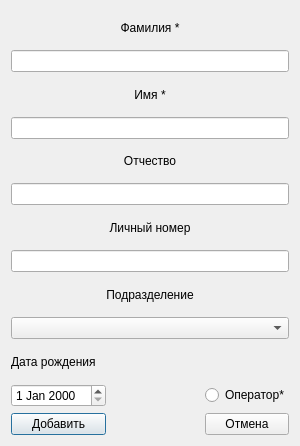
<?xml version="1.0" encoding="UTF-8"?>
<ui version="4.0">
 <class>dialog</class>
 <widget class="QDialog" name="dialog">
  <property name="geometry">
   <rect>
    <x>0</x>
    <y>0</y>
    <width>300</width>
    <height>446</height>
   </rect>
  </property>
  <property name="windowTitle">
   <string>Добавить сотрудника</string>
  </property>
  <property name="layoutDirection">
   <enum>Qt::LeftToRight</enum>
  </property>
  <layout class="QGridLayout" name="gridLayout">
   <item row="11" column="0">
    <widget class="QLabel" name="label_3">
     <property name="text">
      <string>Дата рождения</string>
     </property>
    </widget>
   </item>
   <item row="12" column="0">
    <widget class="QDateEdit" name="dateEdit"/>
   </item>
   <item row="13" column="0">
    <widget class="QPushButton" name="btnAdd">
     <property name="text">
      <string>Добавить</string>
     </property>
    </widget>
   </item>
   <item row="13" column="1">
    <spacer name="horizontalSpacer">
     <property name="orientation">
      <enum>Qt::Horizontal</enum>
     </property>
     <property name="sizeHint" stdset="0">
      <size>
       <width>121</width>
       <height>20</height>
      </size>
     </property>
    </spacer>
   </item>
   <item row="13" column="2">
    <widget class="QPushButton" name="btnCancel">
     <property name="text">
      <string>Отмена</string>
     </property>
    </widget>
   </item>
   <item row="1" column="0" colspan="3">
    <widget class="QLineEdit" name="txtFirstName"/>
   </item>
   <item row="3" column="0" colspan="3">
    <widget class="QLineEdit" name="txtLastName"/>
   </item>
   <item row="5" column="0" colspan="3">
    <widget class="QLineEdit" name="txtMiddleName"/>
   </item>
   <item row="7" column="0" colspan="3">
    <widget class="QLineEdit" name="txtIdentityNum"/>
   </item>
   <item row="12" column="2">
    <widget class="QRadioButton" name="RBIsOperator">
     <property name="text">
      <string>Оператор*</string>
     </property>
    </widget>
   </item>
   <item row="10" column="0" colspan="3">
    <widget class="QComboBox" name="cmbDivisions"/>
   </item>
   <item row="0" column="0" colspan="3">
    <widget class="QLabel" name="label">
     <property name="text">
      <string>Фамилия *</string>
     </property>
     <property name="alignment">
      <set>Qt::AlignCenter</set>
     </property>
    </widget>
   </item>
   <item row="2" column="0" colspan="3">
    <widget class="QLabel" name="label_5">
     <property name="text">
      <string>Имя *</string>
     </property>
     <property name="alignment">
      <set>Qt::AlignCenter</set>
     </property>
    </widget>
   </item>
   <item row="4" column="0" colspan="3">
    <widget class="QLabel" name="label_6">
     <property name="text">
      <string>Отчество</string>
     </property>
     <property name="alignment">
      <set>Qt::AlignCenter</set>
     </property>
    </widget>
   </item>
   <item row="6" column="0" colspan="3">
    <widget class="QLabel" name="label_7">
     <property name="text">
      <string>Личный номер</string>
     </property>
     <property name="alignment">
      <set>Qt::AlignCenter</set>
     </property>
    </widget>
   </item>
   <item row="9" column="0" colspan="3">
    <widget class="QLabel" name="label_2">
     <property name="text">
      <string>Подразделение</string>
     </property>
     <property name="alignment">
      <set>Qt::AlignCenter</set>
     </property>
    </widget>
   </item>
  </layout>
 </widget>
 <resources/>
 <connections/>
</ui>
